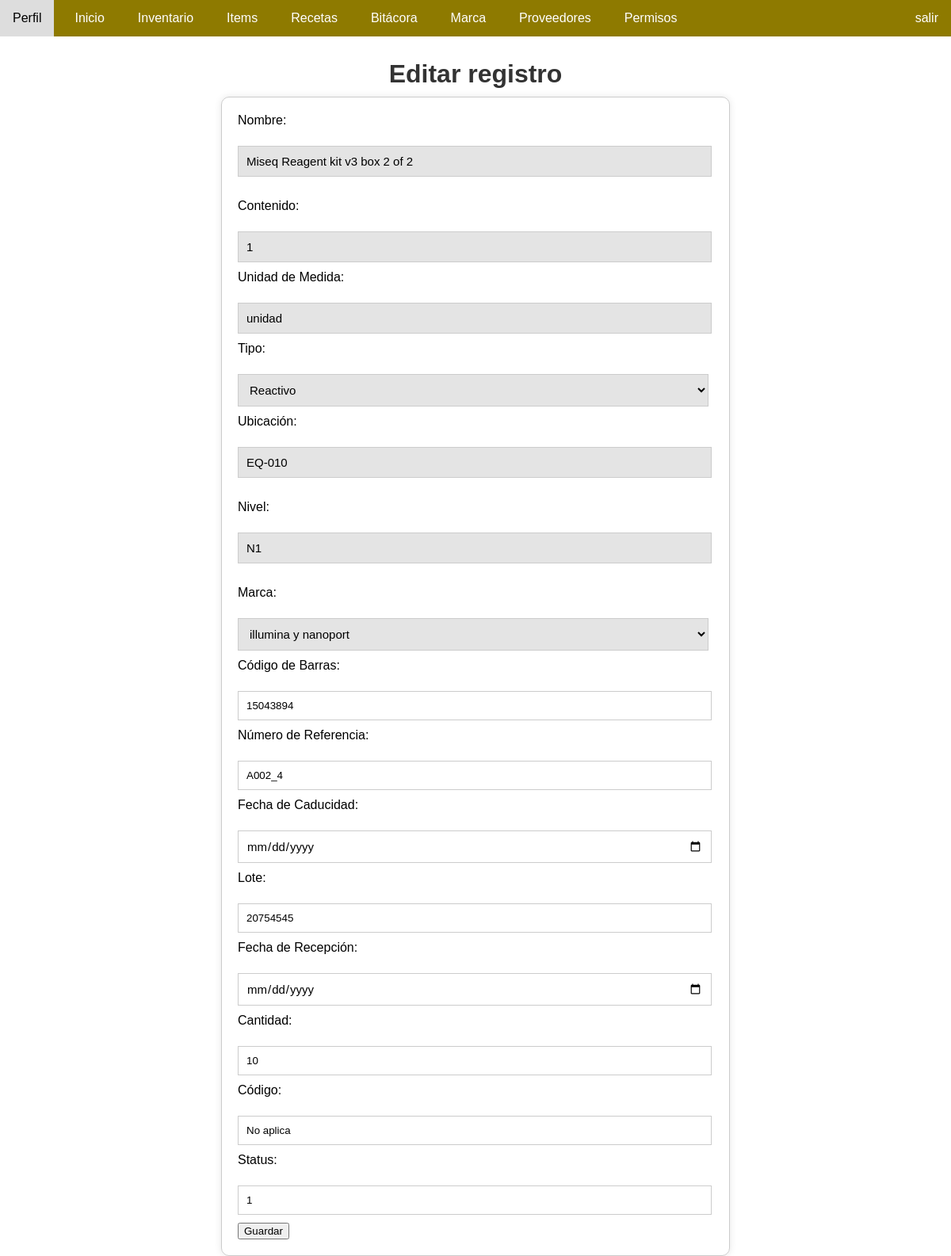
Before: /editar_registro/1/ (signed in) with the older database file.
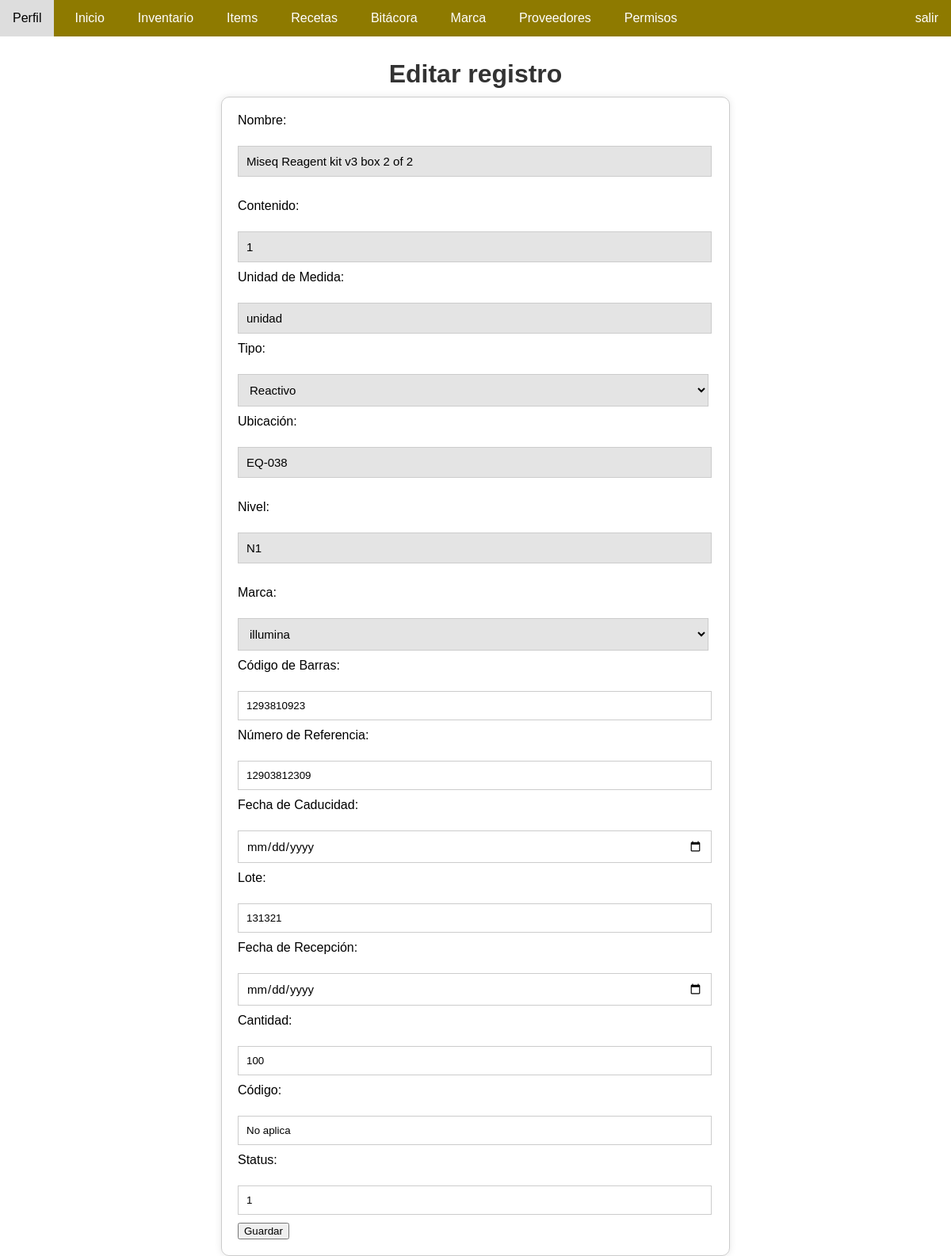
After: the same page with the newer database file.
### app/models.py (models this page shows, shortened)
class Item(models.Model):
    nombre = models.CharField(max_length=60, null=False, verbose_name='nombre')
    contenido = models.IntegerField(null=False)
    unidad_de_medida = models.CharField(max_length=30, null=False, verbose_name='unidad_medida')
    stock = models.IntegerField(default=0, blank=True)
    stock_minimo = models.IntegerField(default=0, blank=True)  # Campo agregado
    types = models.ManyToManyField(Type, related_name='items')
    locations = models.ManyToManyField(Location, related_name='items')
    marcas = models.ManyToManyField(Marca, related_name='items')
    proveedores = models.ManyToManyField(Proveedor, related_name='items')
    usuario = models.ForeignKey(User, on_delete=models.SET_NULL, null=True, blank=True)

class Location(models.Model):
    equipo = models.CharField(max_length=100)
    nivel = models.CharField(max_length=50)
    descripcion = models.CharField(max_length=255)

class Marca(models.Model):
    nombre = models.CharField(max_length=100)
    descripcion = models.TextField()
    usuario = models.ForeignKey(User, on_delete=models.SET_NULL, null=True, blank=True)

class Registro(models.Model):
    item = models.ForeignKey(Item, on_delete=models.CASCADE)
    cod_barras = models.CharField(max_length=100)
    no_referencia_inv = models.CharField(max_length=100)
    fecha_caducidad = models.DateField(null=True, blank=True)
    lote = models.CharField(max_length=100)
    fecha_recepcion = models.DateField()
    cantidad = models.IntegerField(blank=False, null=False)
    cod = models.CharField(max_length=100)
    status = models.IntegerField()
    usuario = models.ForeignKey(User, on_delete=models.SET_NULL, null=True, blank=True)

class Type(models.Model):
    nombre = models.CharField(max_length=100)
    descripcion = models.CharField(max_length=255)

### app/views.py (the view, shortened to what this page needs)
# urls.py: path('editar_registro/<int:registro_id>/', views.editar_registro, name='editar_registro'),
@permission_required('app.change_registro')
@login_required
def editar_registro(request, registro_id):
    registro = get_object_or_404(Registro, pk=registro_id)
    item = registro.item
    types = Type.objects.all()
    locations = Location.objects.all()
    marcas = Marca.objects.all()
    items = Item.objects.all()
    return render(request, 'editar_registro.html', {'registro': registro, 'item': item, 'types': types, 'locations': locations, 'marcas': marcas, 'items': items})

### app/templates/editar_registro.html (shortened to what the changed rows need)
{% load static %}
<!DOCTYPE html>
<html lang="en">
<head>
    <link rel="stylesheet" type="text/css" href="{% static 'css/editar_item.css' %}">
</head>
<body>
    <br><br><br>
    <h1>Editar registro</h1>
    <div class="container">
        <div class="edit">
            <form id="editForm" method="post">
                <div class="column-left">
                    <label for="nombre">Nombre:</label><br>
                    <span id="nombre">{{ item.nombre }}</span><br>
                    <label for="contenido">Contenido:</label><br>
                    <input type="text" id="contenido" name="contenido" value="{{ item.contenido }}" readonly><br>
                    <label for="unidad_medida">Unidad de Medida:</label><br>
                    <input type="text" id="unidad_medida" name="unidad_medida" value="{{ item.unidad_de_medida }}" readonly><br>
                    <label for="tipo">Tipo:</label><br>
                    <select id="tipo" name="tipo">
                        {% for type in types %}
                        <option value="{{ type.id }}" {% if type in item.types.all %} selected {% endif %}>{{ type.nombre }}</option>
                        {% endfor %}
                    </select><br>
                    <label for="ubicacion">Ubicación:</label><br>
                    <span id="ubicacion">{{ item.locations.all.0.equipo }}</span><br>
                    <label for="nivel">Nivel:</label><br>
                    <span id="nivel">{{ item.locations.all.0.nivel }}</span><br>
                    <label for="marca">Marca:</label><br>
                    <select id="marca" name="marca">
                        {% for marca in marcas %}
                        <option value="{{ marca.id }}" {% if marca in item.marcas.all %} selected {% endif %}>{{ marca.nombre }}</option>
                        {% endfor %}
                    </select><br>
                </div>
                <div class="column-right">
                    <label for="cod_barras">Código de Barras:</label><br>
                    <input type="text" id="cod_barras" name="cod_barras" value="{{ registro.cod_barras }}"><br>
                    <label for="no_referencia_inv">Número de Referencia:</label><br>
                    <input type="text" id="no_referencia_inv" name="no_referencia_inv" value="{{ registro.no_referencia_inv }}"><br>
                    <label for="fecha_caducidad">Fecha de Caducidad:</label><br>
                    <input type="date" id="fecha_caducidad" name="fecha_caducidad" value="{{ registro.fecha_caducidad }}"><br>
                    <label for="lote">Lote:</label><br>
                    <input type="text" id="lote" name="lote" value="{{ registro.lote }}"><br>
                    <label for="fecha_recepcion">Fecha de Recepción:</label><br>
                    <input type="date" id="fecha_recepcion" name="fecha_recepcion" value="{{ registro.fecha_recepcion }}"><br>
                    <label for="cantidad">Cantidad:</label><br>
                    <input type="text" id="cantidad" name="cantidad" value="{{ registro.cantidad }}"><br>
                    <label for="cod">Código:</label><br>
                    <input type="text" id="cod" name="cod" value="{{ registro.cod }}"><br>
                    <label for="status">Status:</label><br>
                    <input type="text" id="status" name="status" value="{{ registro.status }}"><br>
                </div>
            </form>
        </div>
    </div>
</body>
</html>

Changed rows visible on the page:
changed Item "Miseq Reagent kit v3 box 2 of 2": locations.all.0.equipo "EQ-010" → "EQ-038"; marca "illumina y nanoport" → "illumina"
changed Registro "No aplica": cod_barras "15043894" → "1293810923"; no_referencia_inv "A002_4" → "12903812309"; lote "20754545" → "131321"; cantidad "10" → "100"
